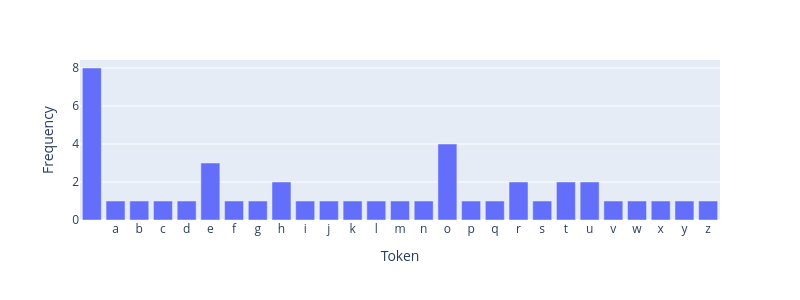
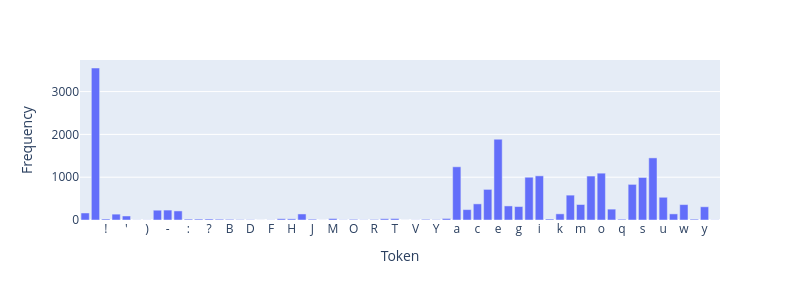

Write notebook code for charts like these, in order.
### Code cell
class CharTokenizer:
    def __init__(self, training_data: str = "the quick brown fox jumps over the lazy dog"):
        self.training_data = training_data
        self.fit()

    def fit(self):
        self.vocab = sorted(set(self.training_data))
        self.char_to_id = {char: idx for idx, char in enumerate(self.vocab)}
        self.id_to_char = {idx: char for idx, char in enumerate(self.vocab)}
        self.vocab_size = len(self.vocab)

    def plot_token_distribution(self):
        counter = defaultdict(int)
        for token in self.encode(self.training_data):
            counter[token] += 1
        freq = [counter[self.char_to_id[char]] for char in self.vocab]
        fig = px.bar(x=self.vocab, y=freq, labels={'x': 'Token', 'y': 'Frequency'}, width=800, height=300)
        fig.write_html("plot2.html", include_plotlyjs="cdn")
        fig.show()

    def get_compression_ratio(self):
        num_bytes = len(bytes(self.training_data, encoding="utf-8"))
        num_tokens = len(self.encode(self.training_data))
        return num_bytes / num_tokens

    def encode(self, text: str):
        return [self.char_to_id[char] if char in self.char_to_id else '<unk>' for char in text]

    def decode(self, ids: list):
        return ''.join([self.id_to_char[id_] if type(id_) is int else '<unk>' for id_ in ids])

tk = CharTokenizer()
print(tk.vocab_size, tk.vocab)
print(tk.encode("hi, how are you?"))
print(tk.decode(tk.encode("hi, how are you?")))
print('Compression ratio', tk.get_compression_ratio())
tk.plot_token_distribution()

with open("./data/the-verdict.txt", "r") as f:
    data = f.read()
tk = CharTokenizer(data)
print(tk.vocab_size, tk.vocab)
print(tk.encode("hi, how are you?"))
print(tk.decode(tk.encode("hi, how are you?")))
print('Compression ratio', tk.get_compression_ratio())
tk.plot_token_distribution()

### Figure 1 — Plotly figure (JSON) as saved in the notebook; plotly's stock layout.template omitted (floating-point values rounded to 4 significant figures)
{"data": [{"hovertemplate": "Token=%{x}<br>Frequency=%{y}<extra></extra>", "legendgroup": "", "marker": {"color": "#636efa", "pattern": {"shape": ""}}, "name": "", "orientation": "v", "showlegend": false, "textposition": "auto", "type": "bar", "x": [" ", "a", "b", "c", "d", "e", "f", "g", "h", "i", "j", "k", "l", "m", "n", "o", "p", "q", "r", "s", "t", "u", "v", "w", "x", "y", "z"], "xaxis": "x", "y": [8, 1, 1, 1, 1, 3, 1, 1, 2, 1, 1, 1, 1, 1, 1, 4, 1, 1, 2, 1, 2, 2, 1, 1, 1, 1, 1], "yaxis": "y"}], "layout": {"barmode": "relative", "height": 300, "legend": {"tracegroupgap": 0}, "margin": {"t": 60}, "width": 800, "xaxis": {"anchor": "y", "domain": [0, 1], "title": {"text": "Token"}}, "yaxis": {"anchor": "x", "domain": [0, 1], "title": {"text": "Frequency"}}}}

### Figure 2 — Plotly figure (JSON) as saved in the notebook; plotly's stock layout.template omitted (floating-point values rounded to 4 significant figures)
{"data": [{"hovertemplate": "Token=%{x}<br>Frequency=%{y}<extra></extra>", "legendgroup": "", "marker": {"color": "#636efa", "pattern": {"shape": ""}}, "name": "", "orientation": "v", "showlegend": false, "textposition": "auto", "type": "bar", "x": ["\n", " ", "!", "\"", "'", "(", ")", ",", "-", ".", ":", ";", "?", "A", "B", "C", "D", "E", "F", "G", "H", "I", "J", "L", "M", "N", "O", "P", "R", "S", "T", "U", "V", "W", "Y", "_", "a", "b", "c", "d", "e", "f", "g", "h", "i", "j", "k", "l", "m", "n", "o", "p", "q", "r", "s", "t", "u", "v", "w", "x", "y", "z"], "xaxis": "x", "y": [164, 3551, 24, 137, 94, 3, 3, 229, 232, 212, 21, 22, 24, 19, 16, 9, 7, 1, 4, 30, 27, 141, 19, 1, 35, 5, 16, 5, 13, 30, 35, 1, 3, 16, 8, 36, 1243, 243, 377, 715, 1887, 329, 314, 999, 1032, 23, 144, 581, 362, 1027, 1094, 254, 19, 832, 993, 1451, 531, 143, 360, 20, 309, 4], "yaxis": "y"}], "layout": {"barmode": "relative", "height": 300, "legend": {"tracegroupgap": 0}, "margin": {"t": 60}, "width": 800, "xaxis": {"anchor": "y", "domain": [0, 1], "title": {"text": "Token"}}, "yaxis": {"anchor": "x", "domain": [0, 1], "title": {"text": "Frequency"}}}}
